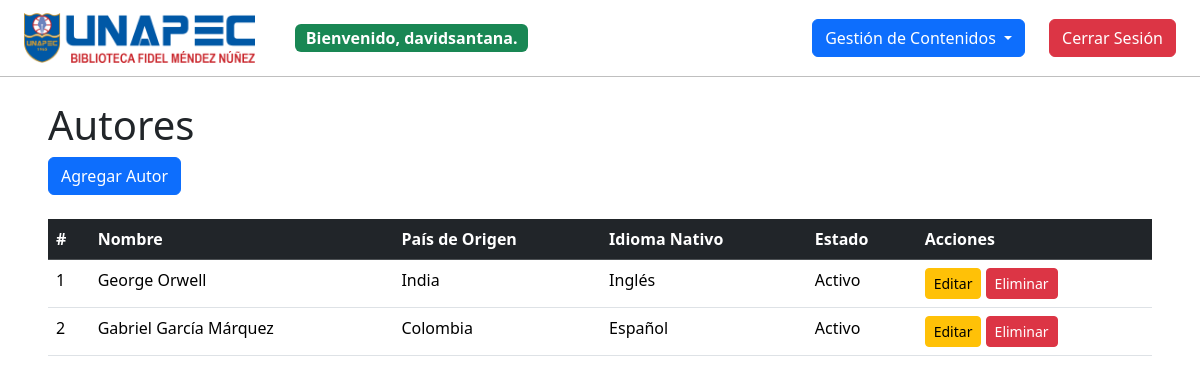
The page /autores/ (signed in) on the database its author committed.
### biblioteca/models.py (models this page shows, shortened)
class User(AbstractUser):
    TIPO_PERSONA_CHOICES = [
        ("F", "Física"),
        ("J", "Jurídica"),
    ]
    cedula = models.CharField(max_length=11, unique=True)
    no_carnet = models.CharField(max_length=10, unique=True)
    tipo_persona = models.CharField(
        max_length=1, choices=TIPO_PERSONA_CHOICES, blank=True, default=""
    )
    estado = models.BooleanField(default=True)
    groups = models.ManyToManyField(
        "auth.Group",
        related_name="biblioteca_user_groups",
        blank=True,
    )
    user_permissions = models.ManyToManyField(
        "auth.Permission",
        related_name="biblioteca_user_permissions",
        blank=True,
    )

class Autor(models.Model):
    nombre = models.CharField(max_length=255)
    pais_origen = models.CharField(max_length=255)
    idioma_nativo = models.ForeignKey(Idioma, on_delete=models.SET_NULL, null=True)
    estado = models.BooleanField(default=True)

class Idioma(models.Model):
    descripcion = models.CharField(max_length=255)
    estado = models.BooleanField(default=True)
    def __str__(self):
        return self.descripcion

### biblioteca/views.py (the view)
# urls.py: path("autores/", views.autor_list, name="autor_list"),
@login_required
def autor_list(request):
    autores = Autor.objects.all()
    return render(request, "biblioteca/autores/autor_list.html", {"autores": autores})

### biblioteca/templates/biblioteca/autores/autor_list.html (shortened to what this page needs)
{% extends 'biblioteca/layout.html' %}
{% block body %}
  <h1>Autores</h1>
  <a class="btn btn-primary" href="{% url 'autor_create' %}">Agregar Autor</a>
  <div class="table-responsive">
    <table class="table mt-4">
      <thead class="table-dark">
        <tr>
          <th>#</th>
          <th>Nombre</th>
          <th>País de Origen</th>
          <th>Idioma Nativo</th>
          <th>Estado</th>
          <th>Acciones</th>
        </tr>
      </thead>
      <tbody>
        {% for autor in autores %}
          <tr>
            <td>{{ autor.id }}</td>
            <td>{{ autor.nombre }}</td>
            <td>{{ autor.pais_origen }}</td>
            <td>{{ autor.idioma_nativo }}</td>
            <td>{{ autor.estado|yesno:"Activo,Inactivo" }}</td>
            <td>
              <a
                class="btn btn-warning btn-sm"
                href="{% url 'autor_update' autor.id %}"
                >Editar</a
              >
              <a
                class="btn btn-danger btn-sm"
                href="{% url 'autor_delete' autor.id %}"
                >Eliminar</a
              >
            </td>
          </tr>
        {% endfor %}
      </tbody>
    </table>
  </div>
{% endblock %}

### biblioteca/templates/biblioteca/layout.html (shortened to what this page needs)
{% load static %}
<!doctype html>
<html lang="en">
  <head>
    <link
      href="https://cdn.jsdelivr.net/npm/bootstrap@5.3.3/dist/css/bootstrap.min.css"
      rel="stylesheet"
    />
    <link
      rel="stylesheet"
      href="https://cdn.jsdelivr.net/npm/bootstrap-icons@1.11.3/font/bootstrap-icons.min.css"
    />
    <link href="{% static 'biblioteca/styles.css' %}" rel="stylesheet" />
  </head>
  <body>
    <nav
      class="navbar navbar-expand-lg navbar-light bg-white border-bottom border-opacity-25 border-black border-bottom-1 sticky-top"
    >
      <div class="container-fluid px-4">
        <div class="d-flex gap-4">
          <a class="navbar-brand" href="{% url 'index' %}">
            <img
              src="{% static 'biblioteca/images/biblioteca.png' %}"
              alt=""
              height="50"
            />
          </a>
          <div class="d-none d-lg-flex align-items-center gap-3 me-auto">
            {% if user.is_authenticated %}
              <p class="badge text-bg-success mb-0 fs-6">
                Bienvenido, <strong>{{ user.username }}</strong>.
              </p>
            {% else %}
              <p class="badge text-bg-danger mb-0 fs-6">Sesión no iniciada.</p>
            {% endif %}
          </div>
        </div>
        <div class="d-flex gap-4">
          <div class="collapse navbar-collapse gap-4" id="navbarNav">
            {% if user.is_authenticated %}
              <ul class="navbar-nav me-auto mb-2 mb-lg-0">
                <li class="nav-item dropdown">
                  <a
                    class="btn btn-primary dropdown-toggle"
                    href="#"
                    role="button"
                    data-bs-toggle="dropdown"
                    aria-expanded="false"
                  >
                    Gestión de Contenidos
                  </a>
                </li>
              </ul>
            {% endif %}
            <ul class="navbar-nav ms-auto mb-2 mb-lg-0">
              {% if user.is_authenticated %}
                <li class="nav-item">
                  <a class="btn btn-danger fs-6" href="{% url 'logout' %}"
                    >Cerrar Sesión</a
                  >
                </li>
              {% endif %}
            </ul>
          </div>
        </div>
      </div>
    </nav>
    <main class="p-4 px-5">{% block body %}{% endblock %}</main>
  </body>
</html>

### rows shown on the page
User: username "davidsantana"
Autor: id "1", nombre "George Orwell", pais_origen "India", idioma_nativo "Inglés", estado "Activo"
Autor: id "2", nombre "Gabriel García Márquez", pais_origen "Colombia", idioma_nativo "Español", estado "Activo"
